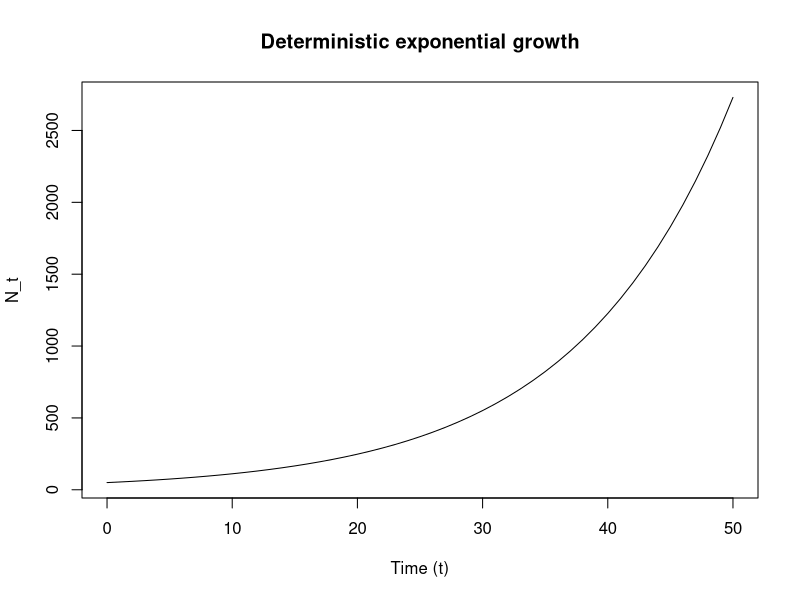
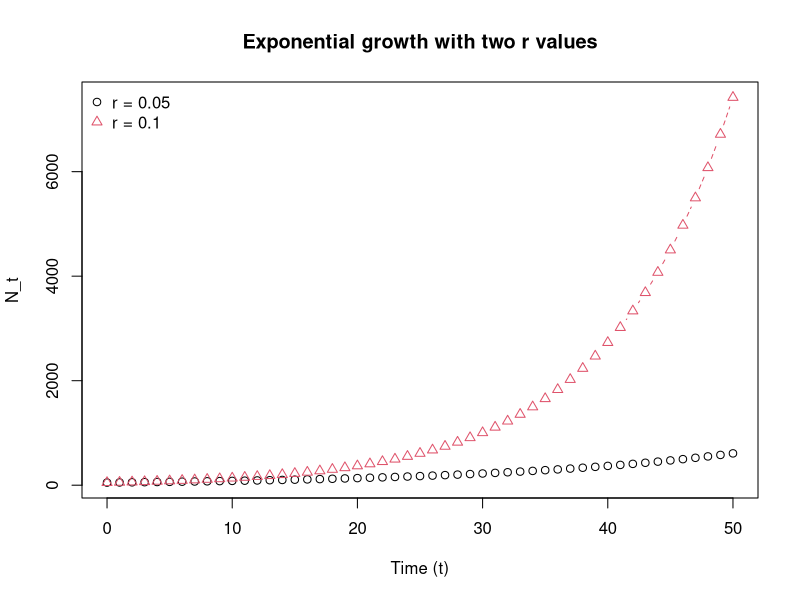
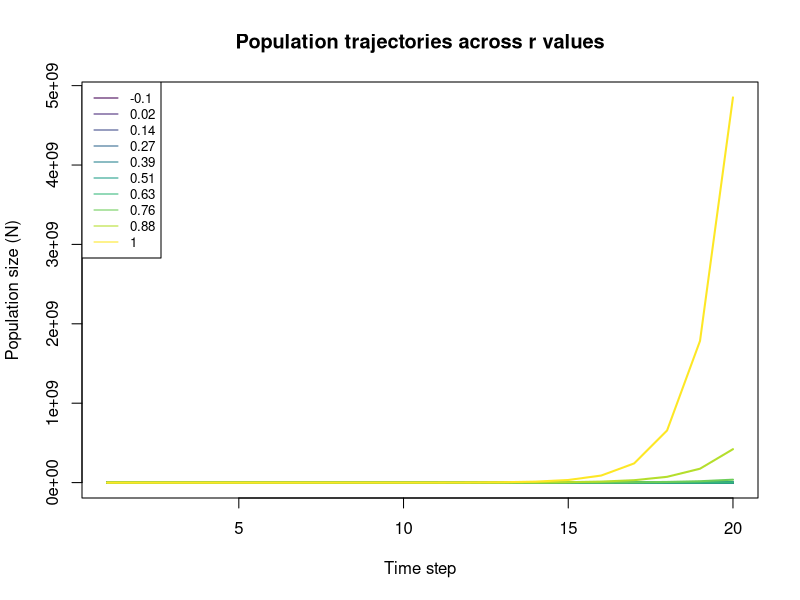
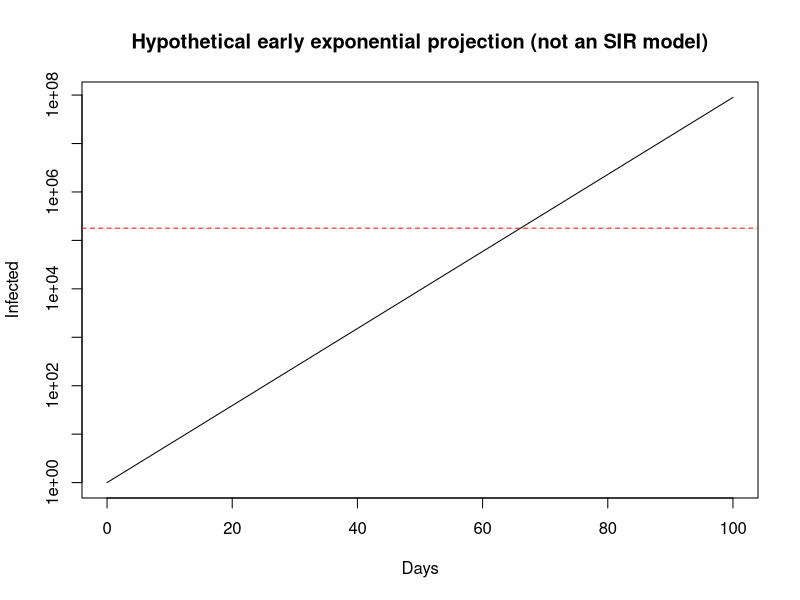

Reproduce these figures in R, in order.
## ---- chunk 1
set.seed(1)  # reproducibility for optional noise below
## ---- chunk 2

calcN <- function(N0, r, t){
### N0 is the initial population size, r is the growth rate, and t is the time step
 N <- N0 * exp(r * t)
 return(N)
}
## ---- chunk 3
N0 <- 50        # initial size
r  <- 0.08      # growth rate per time step
T  <- 50        # number of time steps
t <- 0:T

N <- calcN(N0=N0, r=r, t=t)

head(data.frame(t, N), 5)
## ---- chunk 4

plot(t, N, type = "l", main = "Deterministic exponential growth",
       xlab = "Time (t)", ylab = "N_t")

## ---- chunk 5
Td <- log(2) / r
Td

calcDoublingTime <- function(r){
  double.t <- log(2)/r 
  return(double.t )
}

calcDoublingTime(1.0)
## ---- chunk 6
N_star <- 10000
t_star <- (log(N_star) - log(N0)) / r
t_star

calcTstar <- function(Nstar, N0, r){
  tstar <- (log(Nstar) - log(N0))/r
  return(tstar)
}

calcTstar(Nstar = 10^10, N0 = 1, r = 0.01)
## ---- chunk 7
r1 <- 0.05
r2 <- 0.10
t  <- 0:T
N1 <- calcN(N0, r1, t)
N2 <- calcN(N0, r2, t)

matplot(t, cbind(N1, N2), type = "b", pch = 1:2, col = 1:2,
          xlab = "Time (t)", ylab = "N_t",
          main = "Exponential growth with two r values")

legend("topleft", legend = c(paste("r =", r1), paste("r =", r2)),
         pch = 1:2, col = 1:2, bty = "n")
## ---- chunk 8

calcN <- function(N0, r, t){
  # N0: initial population size, r: growth rate, t: time step
  N <- N0 * exp(r * t)
  return(N)
}

N0     <- 10          # initial population
Tmax   <- 20          # number of time steps
rvals  <- seq(-0.1, 1, length.out = 10) 

outN <- matrix(NA, nrow = Tmax, ncol = length(rvals))

for(i in 1:length(rvals)){
  this.r <- rvals[i]
  outN[, i] <- calcN(N0, this.r, 1:Tmax)
}

colnames(outN) <- round(rvals, 2)

matplot(1:Tmax, outN, type = "l", lty = 1, lwd = 2,
        col = viridis::viridis(length(rvals)),
        xlab = "Time step", ylab = "Population size (N)",
        main = "Population trajectories across r values")
legend("topleft", legend = round(rvals, 2),
       col = viridis::viridis(length(rvals)), lty = 1, cex = 0.8)
## ---- chunk 9
calcTstar <- function(Nstar, N0, r){
  tstar <- (log(Nstar) - log(N0))/r
  return(tstar)
}

calcN <- function(N0, r, t){
### N0 is the initial population size, r is the growth rate, and t is the time step
 N <- N0 * exp(r * t)
 return(N)
}

R0 <- 9
Tg <- 12  # mean generation interval (days)

r <- log(R0) / Tg
r

N0 <- 1
t <- 0:100   # days
N <- calcN(N0, r, t)

calcTstar(Nstar = 178786, N0 = 1, r = r)

## can also plot without the log = y, but it is easier to see the cutoff this way
plot(t, N, type = "l", log = "y", ylab = "Infected", xlab = "Days",
     main = "Hypothetical early exponential projection (not an SIR model)")
abline(h = 178786, col = "red", lty = 2)

## The unconstrained exponential curve crosses the benchmark near day 66.
## This does NOT mean the entire city would be infected by then.
